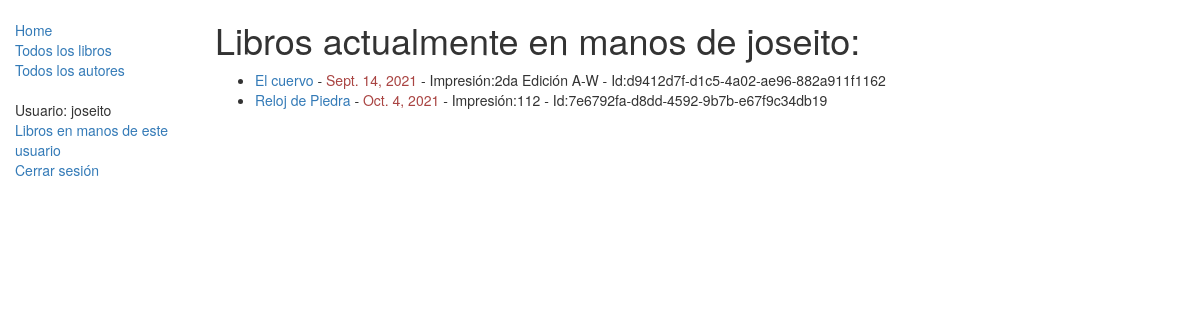
Page /catalogo/librosUsuario/ (signed in) on the earlier database version.
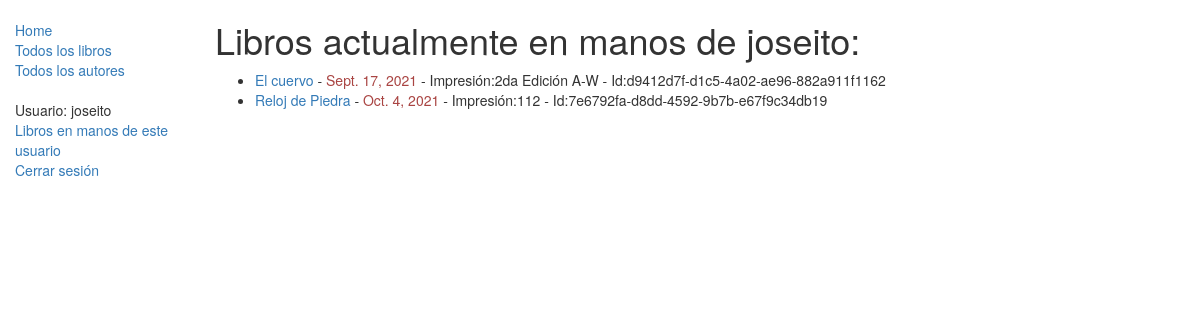
Same page on the later database version.
### catalogo/models.py (models this page shows, shortened)
class EjemplarEspecifico(models.Model):
    id = models.UUIDField(primary_key=True, default=uuid.uuid4, help_text="ID único para este libro particular en toda la biblioteca")
    libro = models.ForeignKey('Libro', on_delete=models.SET_NULL, null=True)
    impresion = models.CharField(max_length=200)
    devolucion = models.DateField(null=True, blank=True)
    prestatario = models.ForeignKey(User, on_delete=models.SET_NULL, null=True, blank=True) #Note que el argumento de primero en la instanciación del objeto/clase, models.ForeingKey, User, representa una tabla o clase implicita de django, consistente en todos los usuarios de la aplicación django, guardados en la base de datos.
    campoConstante = 'xxx' #Podemos meter un atributo-campo como una constante simbólica. Todos los registros o filas tendrán este valor en su campo o columna.
    PRESTAMO_STATUS = (
        ('m', 'Mantenimiento'),
        ('p', 'Prestado'),
        ('d', 'Disponible'),
        ('r', 'Reservado'),
    )
    status = models.CharField(max_length=1, choices=PRESTAMO_STATUS, blank=True, default='m', help_text='Estatus en que se encuentra actualmente el ejemplar específico.')
    class Meta:
        ordering = ["devolucion"]
        permissions = (("permisoBibliotecario1", "Permiso tipo 1 sólo para bibliotecarios"), ("permisoBibliotecario2", "Permiso tipo 2 sólo para bibliotecarios"), ("unPermisoX", "Un permiso de hacer x cosa a x usuario."), )
    def esta_atrasado(self): #Método-atributo para determinar si está atrasado en la devolución.
        if self.devolucion and date.today() > self.devolucion:
            return True
        return False

class Libro(models.Model):
    titulo = models.CharField(max_length=200)
    autor = models.ForeignKey('Autor', on_delete=models.SET_NULL, null=True)
    resumen = models.TextField(max_length=1000, help_text="Ingrese una breve descripción del libro")
    isbn = models.CharField('ISBN',max_length=13, help_text='hasta 13 Caracteres <a href="https://www.isbn-international.org/content/what-isbn">ISBN number</a>')
    genero = models.ManyToManyField(Genero, help_text="seleccione un genero para este libro.")
    lenguaje = models.ForeignKey('Lenguaje', on_delete=models.SET_NULL, null=True)
    def display_genero(self):
        """
        Creates a string for the Genero. This is required to display genre in Admin."""
        return ', '.join([ genero.nombre for genero in self.genero.all()[:3] ])
    display_genero.short_description = 'Genero'

### catalogo/views.py (the view)
# urls.py: path('librosUsuario/', views.VistaEjemplaresParaLosUsuarios.as_view(), name='VistaUsuarios'),
class VistaEjemplaresParaLosUsuarios(LoginRequiredMixin, generic.ListView):
    model = EjemplarEspecifico
    template_name ='catalogo/vista_usuarios.html' #El nombre de la plantilla aquí es arbitrario por el usuario.
    paginate_by = 10
    def get_queryset(self):#Se define lo
        return EjemplarEspecifico.objects.filter(prestatario=self.request.user).filter(status__exact='p').order_by('devolucion')

### catalogo/templates/catalogo/vista_usuarios.html
{% extends "base_generica.html" %}
{% block content %}
    <h1>Libros actualmente en manos de {{user.get_username}}:</h1>
    {% if ejemplarespecifico_list %}
    <ul>
      {% for instancia in ejemplarespecifico_list %}
      <li>
        <a href="{% url 'libro-detail' instancia.libro.pk %}">{{instancia.libro.titulo}}</a> - <font class="{% if instancia.esta_atrasado %}text-danger{% endif %}">{{ instancia.devolucion }}</font> - Impresión:{{instancia.impresion}} - Id:{{instancia.id}}
      </li>
      {% endfor %}
    </ul>
    {% else %}
      <p>El usuario {{user.get_username}} no tiene actualmente ningún libro de la biblioteca en sus manos.</p>
    {% endif %}
{% endblock %}

Differences in the rows shown:
changed EjemplarEspecifico "2da Edición A-W": devolucion "Sept. 14, 2021" → "Sept. 17, 2021"
